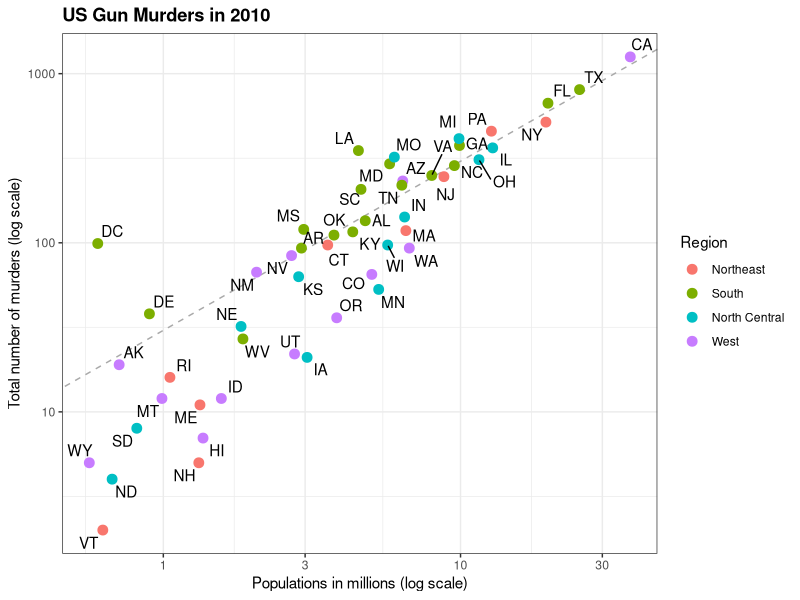
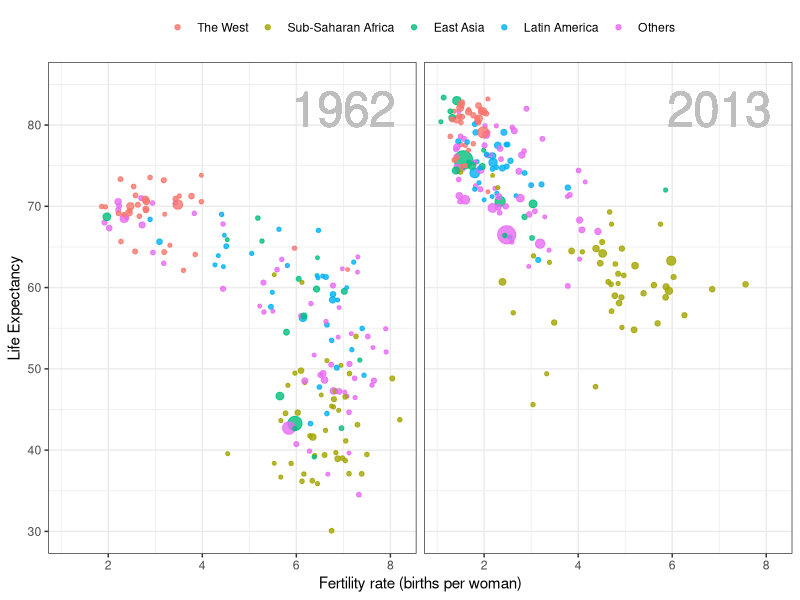
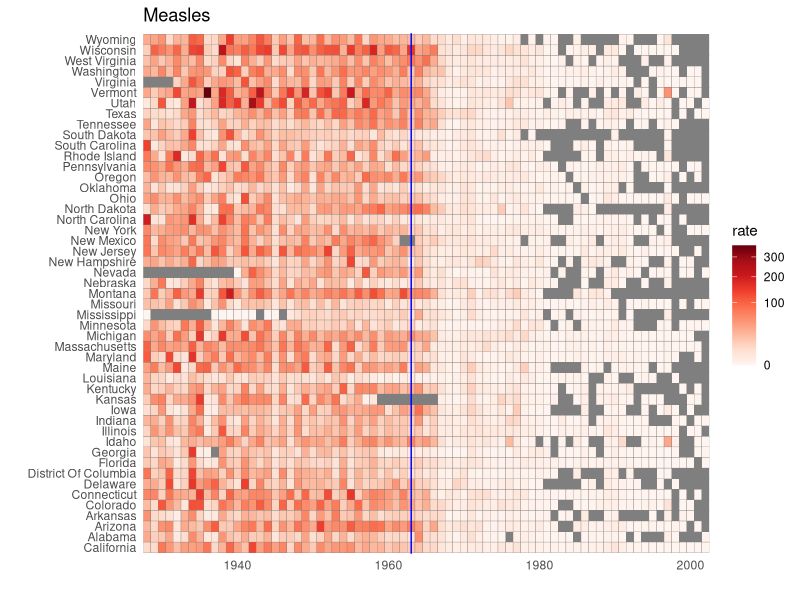
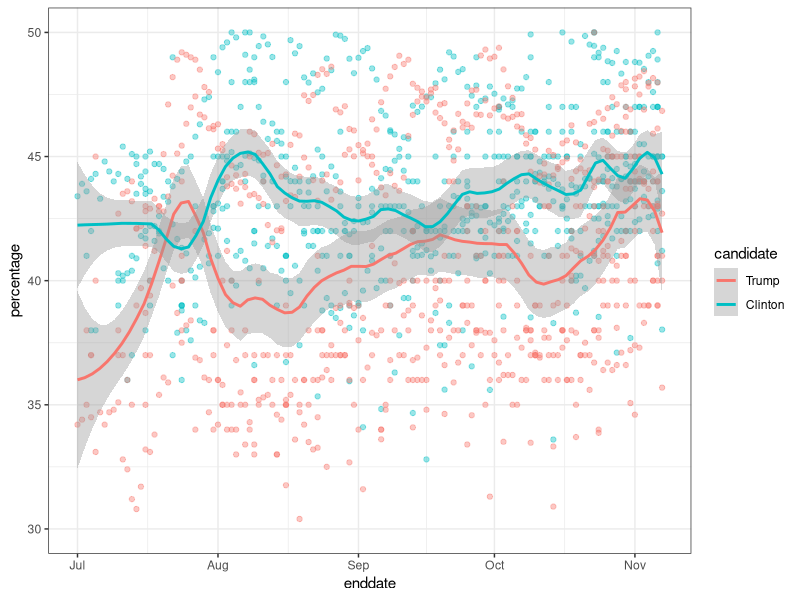
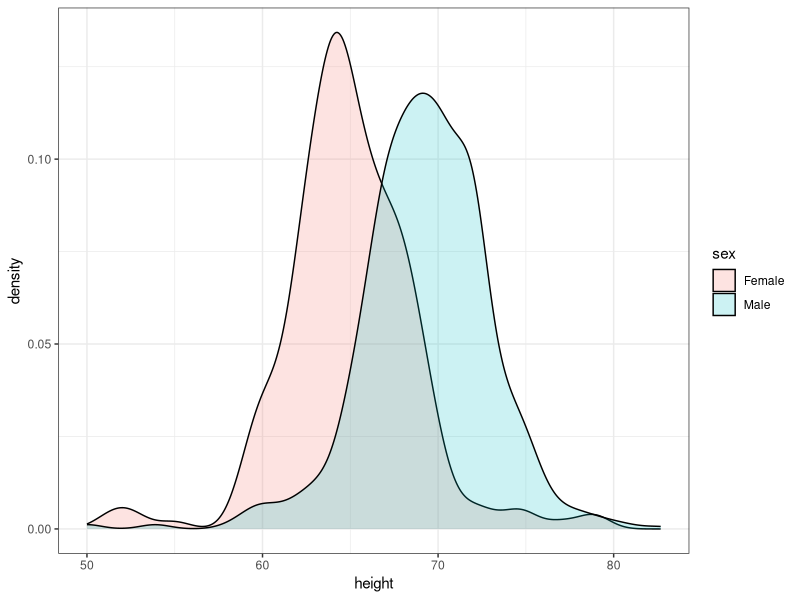
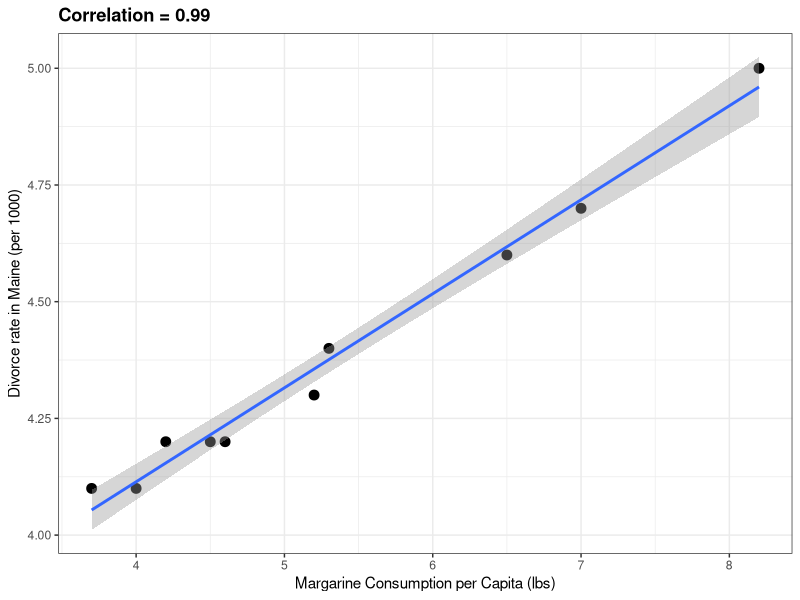
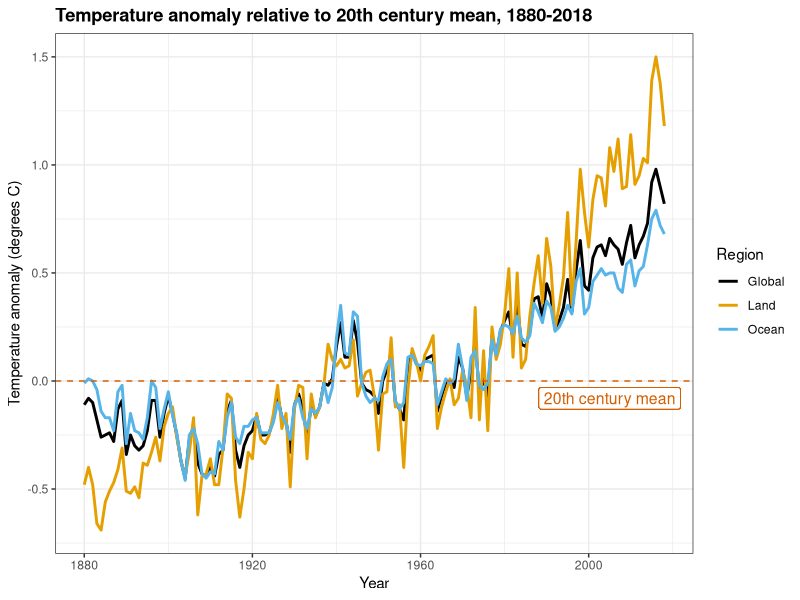
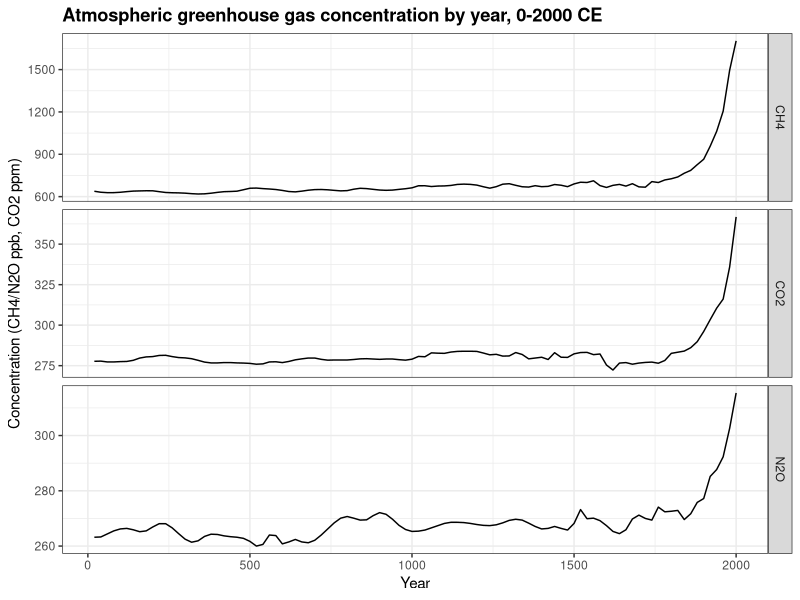

Reproduce these figures in R, in order.
## ---- chunk 1
knitr::opts_chunk$set(echo = TRUE)
## ---- chunk 2
# install.packages("dslabs")
## ---- chunk 3
library("dslabs")
data(package="dslabs")
## ---- chunk 4
list.files(system.file("script", package = "dslabs"))
## ---- chunk 5
data("murders")
library(tidyverse)
library(ggthemes)
library(ggrepel)

r <- murders %>%
  summarize(pop=sum(population), tot=sum(total)) %>%
  mutate(rate = tot/pop*10^6) %>% .$rate

ds_theme_set()
murders %>% ggplot(aes(x = population/10^6, y = total, label = abb)) +
  geom_abline(intercept = log10(r), lty=2, col="darkgrey") +
  geom_point(aes(color=region), size = 3) +
  geom_text_repel() +
  scale_x_log10() +
  scale_y_log10() +
  xlab("Populations in millions (log scale)") +
  ylab("Total number of murders (log scale)") +
  ggtitle("US Gun Murders in 2010") +
  scale_color_discrete(name="Region") 
## ---- chunk 6
data("gapminder")

west <- c("Western Europe","Northern Europe","Southern Europe",
          "Northern America","Australia and New Zealand")

gapminder <- gapminder %>%
  mutate(group = case_when(
    region %in% west ~ "The West",
    region %in% c("Eastern Asia", "South-Eastern Asia") ~ "East Asia",
    region %in% c("Caribbean", "Central America", "South America") ~ "Latin America",
    continent == "Africa" & region != "Northern Africa" ~ "Sub-Saharan Africa",
    TRUE ~ "Others"))
gapminder <- gapminder %>%
  mutate(group = factor(group, levels = rev(c("Others", "Latin America", "East Asia","Sub-Saharan Africa", "The West"))))

filter(gapminder, year%in%c(1962, 2013) & !is.na(group) &
         !is.na(fertility) & !is.na(life_expectancy)) %>%
  mutate(population_in_millions = population/10^6) %>%
  ggplot( aes(fertility, y=life_expectancy, col = group, size = population_in_millions)) +
  geom_point(alpha = 0.8) +
  guides(size=FALSE) +
  theme(plot.title = element_blank(), legend.title = element_blank()) +
  coord_cartesian(ylim = c(30, 85)) +
  xlab("Fertility rate (births per woman)") +
  ylab("Life Expectancy") +
  geom_text(aes(x=7, y=82, label=year), cex=12, color="grey") +
  facet_grid(. ~ year) +
  theme(strip.background = element_blank(),
        strip.text.x = element_blank(),
        strip.text.y = element_blank(),
   legend.position = "top")
## ---- chunk 7
library(RColorBrewer)
data("us_contagious_diseases")
the_disease <- "Measles"
us_contagious_diseases %>%
  filter(!state%in%c("Hawaii","Alaska") & disease ==  the_disease) %>%
  mutate(rate = count / population * 10000 * 52 / weeks_reporting) %>%
  mutate(state = reorder(state, rate)) %>%
  ggplot(aes(year, state,  fill = rate)) +
  geom_tile(color = "grey50") +
  scale_x_continuous(expand=c(0,0)) +
  scale_fill_gradientn(colors = brewer.pal(9, "Reds"), trans = "sqrt") +
  geom_vline(xintercept=1963, col = "blue") +
  theme_minimal() +  theme(panel.grid = element_blank()) +
  ggtitle(the_disease) +
  ylab("") +
  xlab("")
## ---- chunk 8
data(polls_us_election_2016)
polls_us_election_2016 %>%
  filter(state == "U.S." & enddate>="2016-07-01") %>%
  select(enddate, pollster, rawpoll_clinton, rawpoll_trump) %>%
  rename(Clinton = rawpoll_clinton, Trump = rawpoll_trump) %>%
  gather(candidate, percentage, -enddate, -pollster) %>% 
  mutate(candidate = factor(candidate, levels = c("Trump","Clinton")))%>%
  group_by(pollster) %>%
  filter(n()>=10) %>%
  ungroup() %>%
  ggplot(aes(enddate, percentage, color = candidate)) +  
  geom_point(show.legend = FALSE, alpha=0.4)  + 
  geom_smooth(method = "loess", span = 0.15) +
  scale_y_continuous(limits = c(30,50))
## ---- chunk 9
data("heights")
heights %>% 
  ggplot(aes(height, fill=sex)) + 
  geom_density(alpha = 0.2)
## ---- chunk 10
data("reported_heights")
reported_heights %>% filter(is.na(as.numeric(height))) %>% select(height) %>% .$height
## ---- chunk 11
the_title <- paste("Correlation =",
                round(with(divorce_margarine,
                           cor(margarine_consumption_per_capita, divorce_rate_maine)),2))
data(divorce_margarine)
divorce_margarine %>%
  ggplot(aes(margarine_consumption_per_capita, divorce_rate_maine)) +
  geom_point(cex=3) +
  geom_smooth(method = "lm") +
  ggtitle(the_title) +
  xlab("Margarine Consumption per Capita (lbs)") +
  ylab("Divorce rate in Maine (per 1000)")
## ---- chunk 12
if(!require("tidyverse")) install.packages("tidyverse")
if(!require("ggrepel")) install.packages("ggrepel")
if(!require("matrixStats")) install.packages("matrixStats")
## ---- chunk 13
# load libraries
library(tidyverse)
library(ggrepel)
library(matrixStats)
## ---- chunk 14
# set colorblind-friendly color palette
colorblind_palette <- c("black", "#E69F00", "#56B4E9", "#009E73",
                        "#CC79A7", "#F0E442", "#0072B2", "#D55E00")
## ---- chunk 15
data(temp_carbon)

## ---- chunk 16
# line plot of annual global, land and ocean temperature anomalies since 1880
temp_carbon %>%
    select(Year = year, Global = temp_anomaly, Land = land_anomaly, Ocean = ocean_anomaly) %>%
    gather(Region, Temp_anomaly, Global:Ocean) %>%
    ggplot(aes(Year, Temp_anomaly, col = Region)) +
    geom_line(size = 1) +
    geom_hline(aes(yintercept = 0), col = colorblind_palette[8], lty = 2) +
    geom_label(aes(x = 2005, y = -.08), col = colorblind_palette[8], 
               label = "20th century mean", size = 4) +
    ylab("Temperature anomaly (degrees C)") +
    xlim(c(1880, 2018)) +
    scale_color_manual(values = colorblind_palette) +
    ggtitle("Temperature anomaly relative to 20th century mean, 1880-2018")
## ---- chunk 17
data(greenhouse_gases)

# line plots of atmospheric concentrations of the three major greenhouse gases since 0 CE
greenhouse_gases %>%
    ggplot(aes(year, concentration)) +
    geom_line() +
    facet_grid(gas ~ ., scales = "free") +
    xlab("Year") +
    ylab("Concentration (CH4/N2O ppb, CO2 ppm)") +
    ggtitle("Atmospheric greenhouse gas concentration by year, 0-2000 CE")
## ---- chunk 18
# line plot of anthropogenic carbon emissions over 250+ years
temp_carbon %>%
    ggplot(aes(year, carbon_emissions)) +
    geom_line() +
    xlab("Year") +
    ylab("Carbon emissions (metric tons)") +
    ggtitle("Annual global carbon emissions, 1751-2014")
## ---- chunk 19
data(historic_co2)

# line plot of atmospheric CO2 concentration over 800K years, colored by data source
historic_co2 %>%
    ggplot(aes(year, co2, col = source)) +
    geom_line() +
    ylab("CO2 (ppm)") +
    scale_color_manual(values = colorblind_palette[7:8]) +
    ggtitle("Atmospheric CO2 concentration, -800,000 BCE to today")
## ---- chunk 20
data(stars)

# H-R diagram color-coded by spectral class
stars %>%
    mutate(type = factor(type, levels = c("O", "B", "DB", "A", "DA", "DF", "F", "G", "K", "M")),
           star = ifelse(star %in% c("Sun", "Polaris", "Betelgeuse", "Deneb",
                                     "Regulus", "*SiriusB", "Alnitak", "*ProximaCentauri"),
                         as.character(star), NA)) %>%
    ggplot(aes(log10(temp), magnitude, col = type)) +
    geom_point() +
    geom_label_repel(aes(label = star)) +
    scale_x_reverse() +
    scale_y_reverse() +
    xlab("Temperature (log10 degrees K)") +
    ylab("Magnitude") +
    labs(color = "Spectral class") +
    ggtitle("H-R diagram of selected stars")
## ---- chunk 21
data(brexit_polls)

# plot of Brexit referendum polling spread between "Remain" and "Leave" over time
brexit_polls %>%
    ggplot(aes(enddate, spread, color = poll_type)) +
    geom_hline(aes(yintercept = -.038, color = "Actual spread")) +
    geom_smooth(method = "loess", span = 0.4) +
    geom_point() +
    scale_color_manual(values = colorblind_palette[1:3]) +
    xlab("Poll end date (2016)") +
    ylab("Spread (Proportion Remain - Proportion Leave)") +
    labs(color = "Poll type") +
    ggtitle("Spread of Brexit referendum online and telephone polls")
## ---- chunk 22
# scale x values
x_centered <- sweep(brca$x, 2, colMeans(brca$x))
x_scaled <- sweep(x_centered, 2, colSds(brca$x), FUN = "/")

# principal component analysis
pca <- prcomp(x_scaled) 

# scatterplot of PC2 versus PC1 with an ellipse to show the cluster regions
data.frame(pca$x[,1:2], type = ifelse(brca$y == "B", "Benign", "Malignant")) %>%
    ggplot(aes(PC1, PC2, color = type)) +
    geom_point() +
    stat_ellipse() +
    ggtitle("PCA separates breast biospies into benign and malignant clusters")
